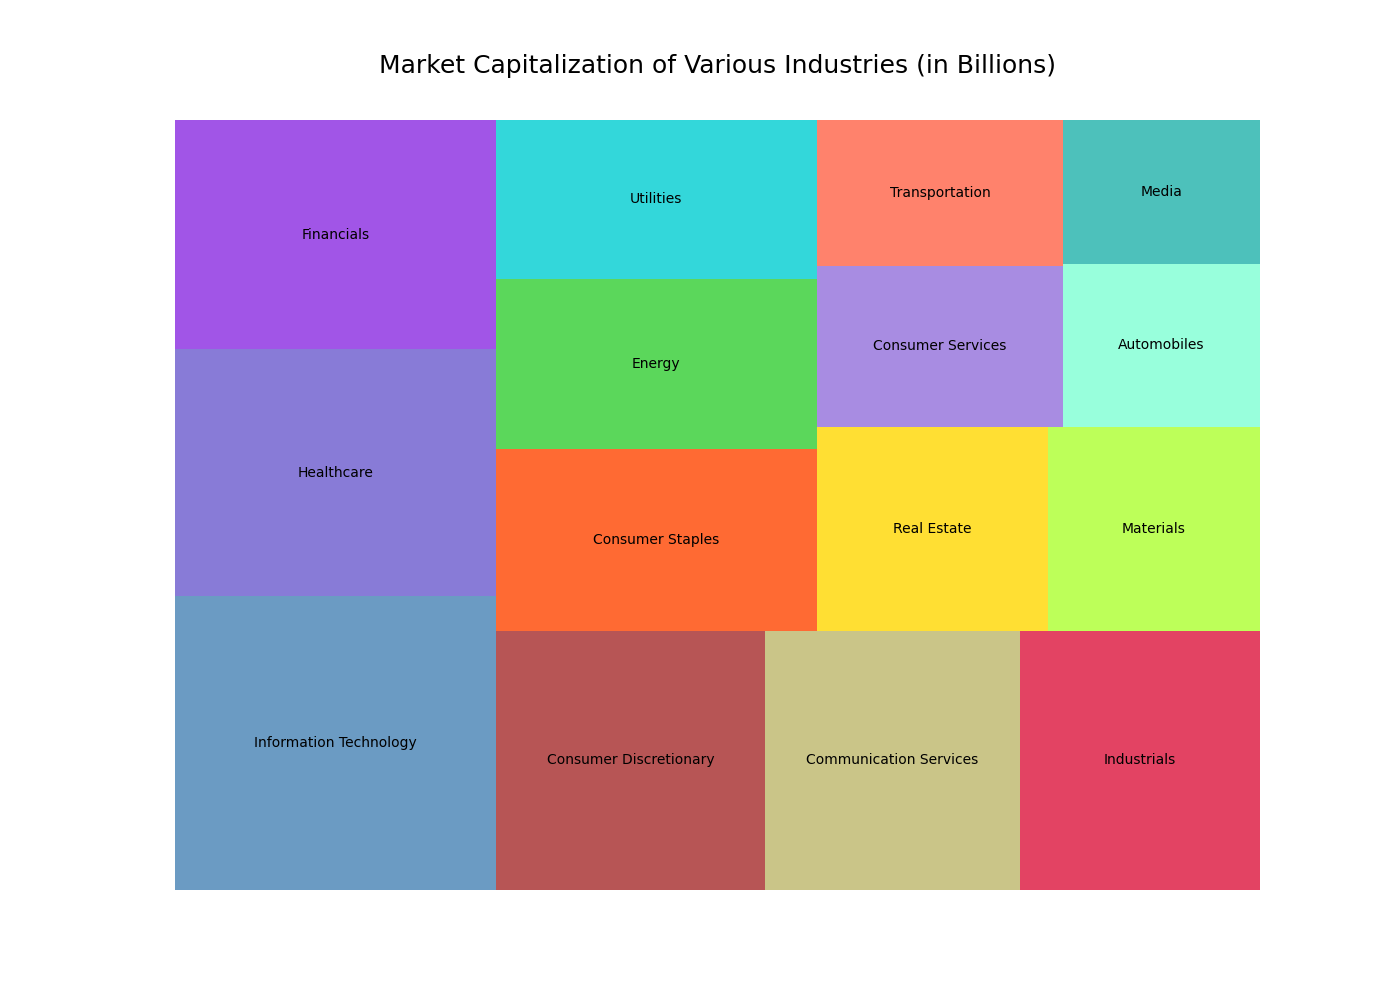

The script that drew this image:

import matplotlib.pyplot as plt
import squarify

# Data points
industries = ['Information Technology', 'Healthcare', 'Financials', 'Consumer Discretionary', 'Communication Services', 
              'Industrials', 'Consumer Staples', 'Energy', 'Utilities', 'Real Estate', 'Materials', 
              'Consumer Services', 'Transportation', 'Automobiles', 'Media']
values = [5000, 4200, 3900, 3700, 3500, 3300, 3100, 2900, 2700, 2500, 2300, 2100, 1900, 1700, 1500]
colors = ['#4682B4', '#6A5ACD', '#8A2BE2', '#A52A2A', '#BDB76B', '#DC143C', '#FF4500', 
          '#32CD32', '#00CED1', '#FFD700', '#ADFF2F', '#9370DB', '#FF6347', '#7FFFD4', '#20B2AA']

# Plot Dimensions
plt.figure(figsize=(14, 10))

# Create a treemap
squarify.plot(sizes=values, label=industries, color=colors, alpha=0.8)

# Title
plt.title('Market Capitalization of Various Industries (in Billions)', fontsize=18, y=1.05)

# Remove axes
plt.axis('off')

# Show plot
plt.show()
